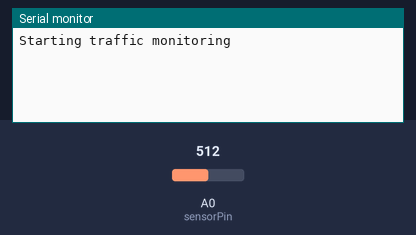
This sketch was run on a simulated Arduino Uno, built with avr-gcc and run on an emulated ATmega328P. Shown: the last lines printed to the serial monitor. The inputs (shaded band) are chosen by the test bench; at power-on: A0 (sensorPin) = 512.

Above: at 1.2 s.
1.3 s: A0 (sensorPin) set to 610
At 2.3 s:
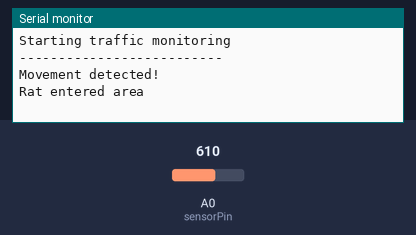
2.8 s: A0 (sensorPin) set to 590
At 4.0 s:
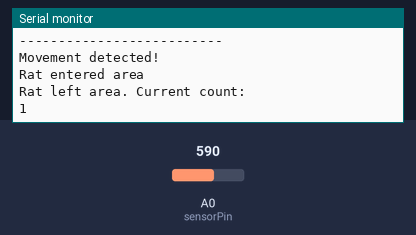

Measured:
- after the input at 1.3 s, the serial monitor: prints a new line at once (image 1)
- after the input at 2.8 s, the serial monitor: prints a new line at once (image 2)

The sketch:

sketch_apr18a.ino
```cpp
int sensorPin=A0;
int sensorThreshold=600;
void setup() {
  Serial.begin(9600);
  pinMode(sensorPin,INPUT);
  Serial.println("Starting traffic monitoring");
}

boolean detectState = false;
int count = 0;

void loop() {
  // put your main code here, to run repeatedly:
  unsigned int sensorValue;
  sensorValue=analogRead(sensorPin);
  //  Serial.println(sensorValue);
  if(sensorValue>sensorThreshold && !detectState){
    Serial.println("--------------------------");
    Serial.println("Movement detected!");
    Serial.println("Rat entered area");
    detectState=true;
  }
  else if(sensorValue<sensorThreshold && detectState){
    count++;
    detectState=false;
    Serial.println("Rat left area. Current count:");
    Serial.println(count);
  }

}
```
